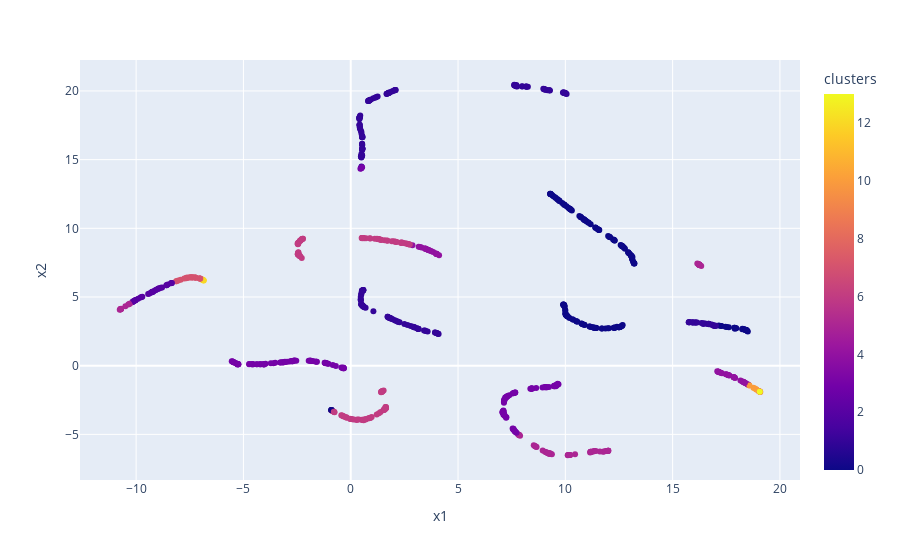
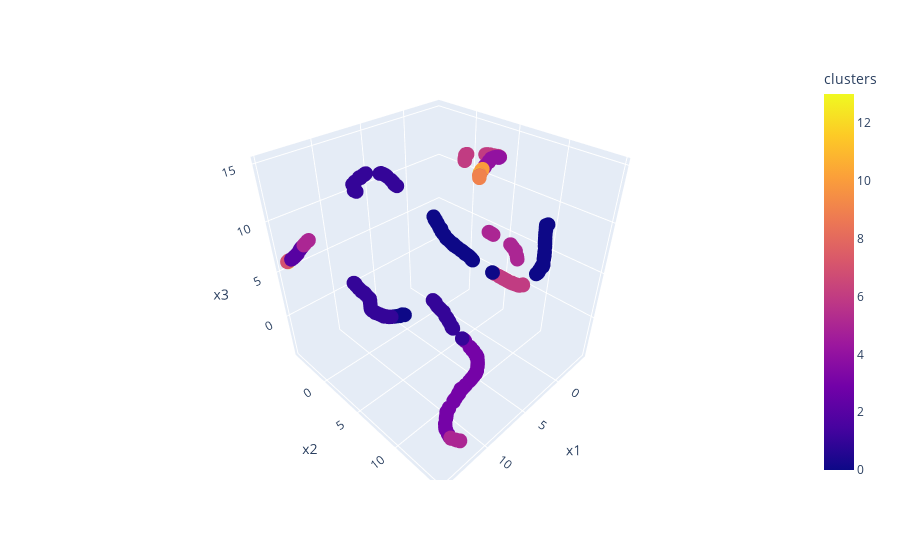

The notebook cell saved with these charts, in order:
### Markdown cell above
#### Visualize using UMAP

### Code cell
visualize_clusters_using_umap(train_api_embeddings, train_api_clusters_birch)

### Figure 1 — Plotly figure (JSON) as saved in the notebook; plotly's stock layout.template omitted (floating-point values rounded to 4 significant figures; data arrays with more than 128 entries replaced by an {"elided": "..."} marker saying what was removed)
{"data": [{"hovertemplate": "x1=%{x}<br>x2=%{y}<br>clusters=%{marker.color}<extra></extra>", "legendgroup": "", "marker": {"color": {"elided": "857 int values"}, "coloraxis": "coloraxis", "symbol": "circle"}, "mode": "markers", "name": "", "orientation": "v", "showlegend": false, "type": "scatter", "x": {"elided": "857 float values"}, "xaxis": "x", "y": {"elided": "857 float values"}, "yaxis": "y"}], "layout": {"coloraxis": {"colorbar": {"title": {"text": "clusters"}}, "colorscale": [[0, "#0d0887"], [0.1111, "#46039f"], [0.2222, "#7201a8"], [0.3333, "#9c179e"], [0.4444, "#bd3786"], [0.5556, "#d8576b"], [0.6667, "#ed7953"], [0.7778, "#fb9f3a"], [0.8889, "#fdca26"], [1, "#f0f921"]]}, "legend": {"tracegroupgap": 0}, "margin": {"t": 60}, "xaxis": {"anchor": "y", "domain": [0, 1], "title": {"text": "x1"}}, "yaxis": {"anchor": "x", "domain": [0, 1], "title": {"text": "x2"}}}}

### Figure 2 — Plotly figure (JSON) as saved in the notebook; plotly's stock layout.template omitted (floating-point values rounded to 4 significant figures; data arrays with more than 128 entries replaced by an {"elided": "..."} marker saying what was removed)
{"data": [{"hovertemplate": "x1=%{x}<br>x2=%{y}<br>x3=%{z}<br>clusters=%{marker.color}<extra></extra>", "legendgroup": "", "marker": {"color": {"elided": "857 int values"}, "coloraxis": "coloraxis", "size": 5, "symbol": "circle"}, "mode": "markers", "name": "", "scene": "scene", "showlegend": false, "type": "scatter3d", "x": {"elided": "857 float values"}, "y": {"elided": "857 float values"}, "z": {"elided": "857 float values"}}], "layout": {"coloraxis": {"colorbar": {"title": {"text": "clusters"}}, "colorscale": [[0, "#0d0887"], [0.1111, "#46039f"], [0.2222, "#7201a8"], [0.3333, "#9c179e"], [0.4444, "#bd3786"], [0.5556, "#d8576b"], [0.6667, "#ed7953"], [0.7778, "#fb9f3a"], [0.8889, "#fdca26"], [1, "#f0f921"]]}, "legend": {"tracegroupgap": 0}, "margin": {"t": 60}, "scene": {"domain": {"x": [0, 1], "y": [0, 1]}, "xaxis": {"title": {"text": "x1"}}, "yaxis": {"title": {"text": "x2"}}, "zaxis": {"title": {"text": "x3"}}}}}
